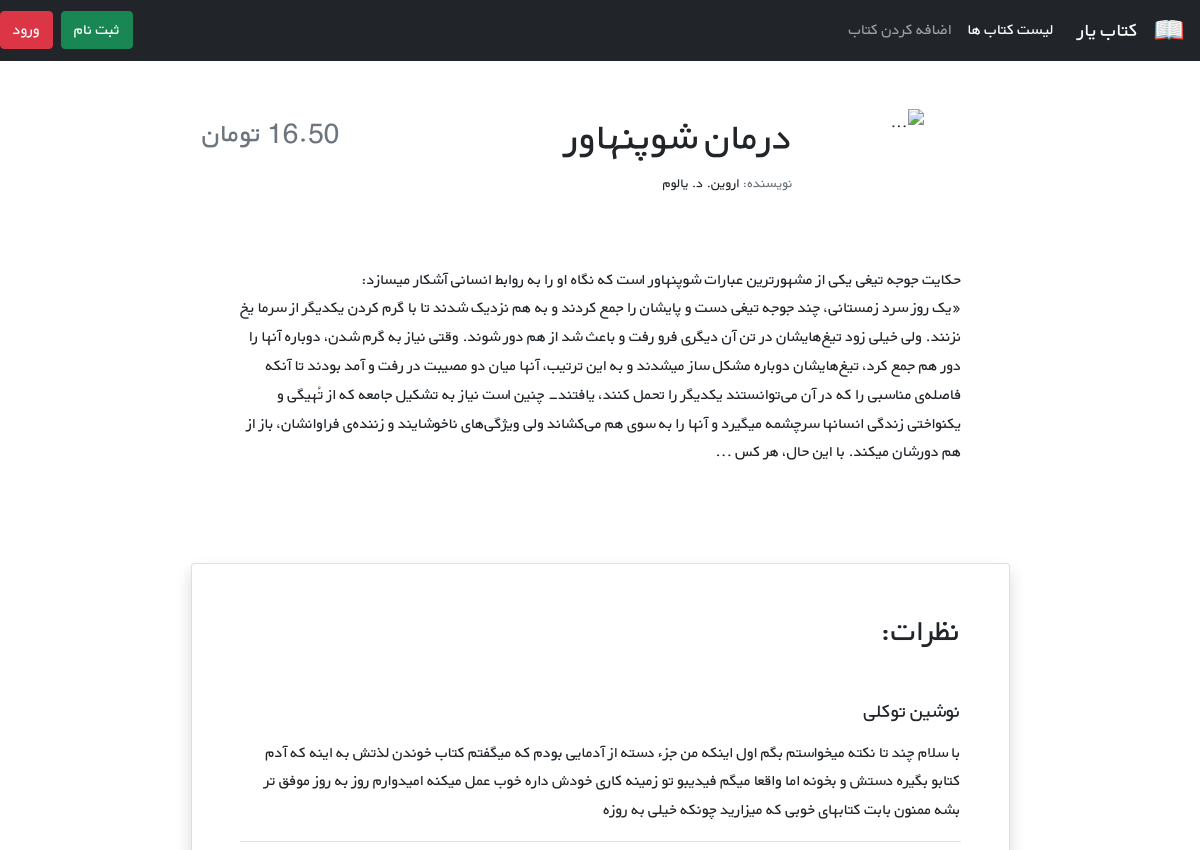
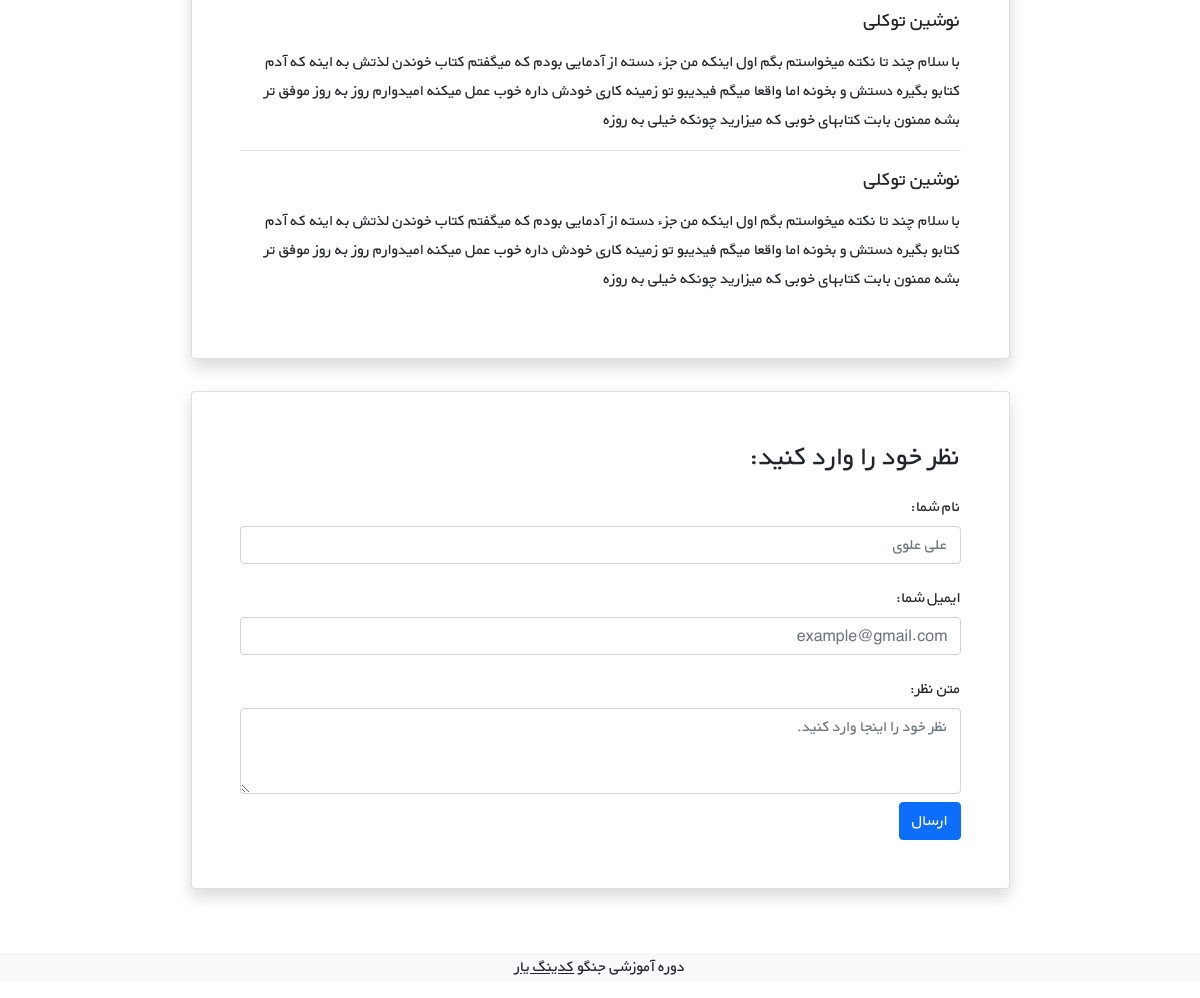
Page /books/1/ on the committed database (2 pictures, top to bottom).
### books/models.py (models this page shows, shortened)
class Book(models.Model):
    title = models.CharField(max_length=200)
    author = models.CharField(max_length=200)
    description = models.TextField()
    price = models.DecimalField(max_digits=6, decimal_places=2)

### books/views.py (the view)
# urls.py: path('<int:pk>/', BookDetailView.as_view(), name='book_detail'),
class BookDetailView(generic.DeleteView):
    model = Book
    template_name = 'books/book_detail.html'

### books/templates/books/book_detail.html (shortened to what this page needs)
{% extends '_base.html' %}
{% block content %}
    <div class="container mt-5" dir="rtl">
    <div class="">
        <div class="">
            <div class="d-flex justify-content-center">
                <div class="row w-sm-75 w-100">
                    <div class="col-xs-12 col-md-3 d-flex justify-content-center">
                        <div>
                            <img src="https://img.ketabrah.ir/img/l/3976863003288339.jpg"
                                 class="img-fluid rounded-start" alt="...">
                        </div>
                    </div>
                    <div class="col-xs-12 col-md-6 text-center text-md-end mt-md-1 mt-4">
                        <h1>{{ book.title|capfirst}}</h1>
                        <h5 class="small my-1"><span class="text-muted">نویسنده: </span>{{ book.author}}</h5>
                    </div>
                    <div class="col-xs-12 col-md-3 d-flex flex-column">
                        <h3 class="align-self-center pt-2 text-muted align-self-md-end">
                            {{book.price}} تومان
                        </h3>
                    </div>
                </div>
            </div>
            <div class="d-flex justify-content-center">
                <div class="my-3 p-5 w-sm-75 w-100">{{ book.description|linebreaks }}
                </div>
            </div>
            <div class="d-flex justify-content-center">
                <div class="card shadow my-3 p-5 w-sm-75 w-100">
                    <h2 class="mb-5">نظرات:</h2>
                    <div class="border-bottom mb-3">
                        <h5 class="mb-3">نوشین توکلی</h5>
                        <p>با سلام چند تا نکته میخواستم بگم اول اینکه من جزء دسته از آدمایی بودم که میگفتم کتاب خوندن لذتش
                            به اینه که آدم کتابو بگیره دستش و بخونه اما واقعا میگم فیدیبو تو زمینه کاری خودش داره خوب عمل
                            میکنه امیدوارم روز به روز موفق تر بشه ممنون بابت کتابهای خوبی که میزارید چونکه خیلی به روزه</p>
                    </div>
                    <div class="border-bottom mb-3">
                        <h5 class="mb-3">نوشین توکلی</h5>
                        <p>با سلام چند تا نکته میخواستم بگم اول اینکه من جزء دسته از آدمایی بودم که میگفتم کتاب خوندن لذتش
                            به اینه که آدم کتابو بگیره دستش و بخونه اما واقعا میگم فیدیبو تو زمینه کاری خودش داره خوب عمل
                            میکنه امیدوارم روز به روز موفق تر بشه ممنون بابت کتابهای خوبی که میزارید چونکه خیلی به روزه</p>
                    </div>
                    <div>
                        <h5 class="mb-3">نوشین توکلی</h5>
                        <p>با سلام چند تا نکته میخواستم بگم اول اینکه من جزء دسته از آدمایی بودم که میگفتم کتاب خوندن لذتش
                            به اینه که آدم کتابو بگیره دستش و بخونه اما واقعا میگم فیدیبو تو زمینه کاری خودش داره خوب عمل
                            میکنه امیدوارم روز به روز موفق تر بشه ممنون بابت کتابهای خوبی که میزارید چونکه خیلی به روزه</p>
                    </div>
                </div>
            </div>
            <div class="d-flex justify-content-center">
                <div class="card shadow my-3 p-5 w-sm-75 w-100">
                    <h3>نظر خود را وارد کنید:</h3>
                    <form method="POST">
                        <div class="form-group py-2">
                            <label class="py-1" for="author_name">نام شما:</label>
                            <input type="text" class="form-control" placeholder="علی علوی" name="author_name">
                        </div>
                        <div class="form-group py-2">
                            <label class="py-1" for="email">ایمیل شما:</label>
                            <input type="email" class="form-control" placeholder="example@gmail.com" name="email">
                        </div>
                        <div class="form-group py-2">
                            <label class="py-1" for="comment_text">متن نظر:</label>
                            <textarea class="form-control" name="text" rows="3"
                                      placeholder="نظر خود را اینجا وارد کنید."></textarea>
                        </div>
                        <button type="submit" class="btn btn-primary">ارسال</button>
                    </form>
                </div>
            </div>
        </div>
    </div>
</div>
{% endblock %}

### templates/_base.html (shortened to what this page needs)
{% load static %}
<!doctype html>
<html lang="en">
<head>
    <link href="https://cdn.jsdelivr.net/npm/bootstrap@5.1.3/dist/css/bootstrap.min.css" rel="stylesheet"
>
    <link rel="stylesheet" href="{% static 'css/style.css' %}">
</head>
<body>
<nav class="navbar navbar-expand-lg navbar-dark bg-dark" dir="rtl">
    <a class="navbar-brand" href="#">
        <img src="{% static 'icons/book.png' %}" alt="" height="30"
             class="d-inline-block align-text-top">
    </a>
    <a class="navbar-brand mx-3" href="#">کتاب یار</a>
    <div class="collapse navbar-collapse" id="navbarNavAltMarkup">
        <div class="navbar-nav">
            <a class="nav-link active" aria-current="page" href="{% url 'book_list' %}">لیست کتاب ها</a>
            <a class="nav-link" href="{% url 'create_book' %}">اضافه کردن کتاب</a>
        </div>
    </div>
    {% if user.is_authenticated %}
        <div class="mx-2 text-white">
        <form action="{% url 'logout' %}" method="post">
            {% csrf_token %}
            خوش آمدی {{ user.username }}
            <button class="link-light text-decoration-none btn btn-danger" type="submit">Logout</button>
        </form>
    {% else %}
        <div class="d-flex justify-content-end">
            <a class="btn btn-success me-2" href="{% url 'signup' %}">ثبت نام</a>
            <a class="btn btn-danger me-2" href="{% url 'login' %}">ورود</a>
        </div>
    {% endif %}
</nav>
<div class="container">
    {% block content %}
    {% endblock %}
</div>
<footer class="bg-light text-center text-lg-start mt-5">
    <div class="text-center bg-grey">
        <p>دوره آموزشی جنگو <a class="text-dark" href="https://codingyar.com/" target="_blank">کدینگ یار</a></p>
    </div>
</footer>
</body>
</html>

### static/css/style.css (style rules this page uses)
* { font-family: 'BYekan', sans-serif; line-height: 1.8rem; }
@media (min-width: 576px) { .w-sm-75 { width: 75%!important; } }

### rows in the picture
Book: title "درمان شوپنهاور", author "اروین. د. یالوم", description "حکایت جوجه تیغی یکی از مشهورترین عبارات شوپنهاور است که نگاه او را به روابط انسانی آشکار میسازد: «یک روز سرد زمستانی، چند جوجه تیغی دست و پایشان را جمع کردند و به هم نزدیک شدند تا با گرم کردن یکدیگر از سرما یخ نزنند. ولی خیلی زود تیغ‌هایشان در تن آن دیگری فرو رفت و باعث شد از هم دور شوند. وقتی نیاز به گرم شدن، دوباره آنها را دور هم جمع کرد، تیغ‌هایشان دوباره مشکل ساز میشدند و به این ترتیب، آنها میان دو مصیبت در رفت و آمد بودند تا آنکه فاصله‌ی مناسبی را که در آن می‌توانستند یکدیگر را تحمل کنند، یافتند- چنین است نیاز به تشکیل جامعه که از تُهیگی و یکنواختی زندگی انسانها سرچشمه میگیرد و آنها را به سوی هم می‌کشاند ولی ویژگی‌های ناخوشایند و زننده‌ی فراوانشان، باز از هم دورشان میکند. با این حال،…"
